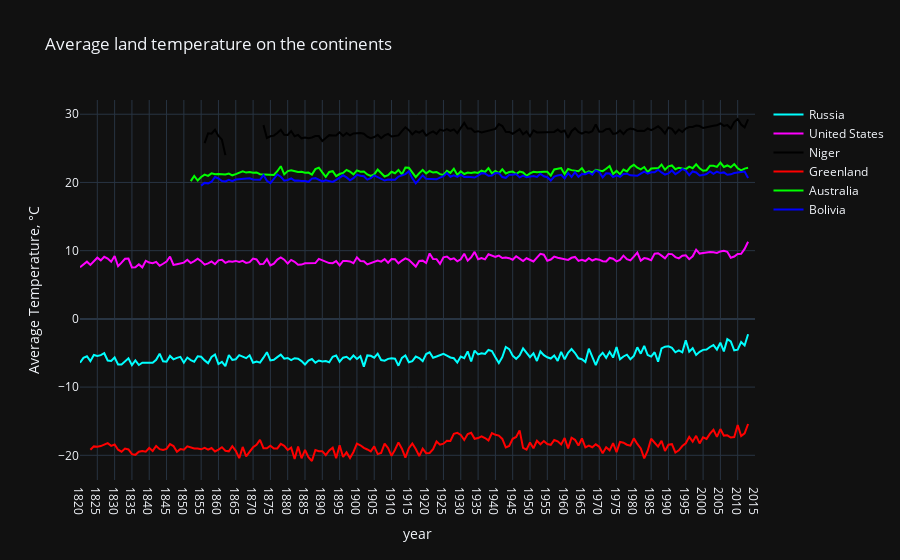

The cell this chart's notebook holds for it:
### Code cell
continent = ['Russia', 'United States', 'Niger', 'Greenland', 'Australia', 'Bolivia']
mean_temp_year_country = [ [0] * len(years[70:]) for i in range(len(continent))]
j = 0
for country in continent:
    all_temp_country = global_temp_country_clear[global_temp_country_clear['Country'] == country]
    i = 0
    for year in years[70:]:
        mean_temp_year_country[j][i] = all_temp_country[all_temp_country['dt'].apply(
                lambda x: x[:4]) == year]['AverageTemperature'].mean()
        i +=1
    j += 1

traces = []
colors = ['rgb(0, 255, 255)', 'rgb(255, 0, 255)', 'rgb(0, 0, 0)',
          'rgb(255, 0, 0)', 'rgb(0, 255, 0)', 'rgb(0, 0, 255)']
for i in range(len(continent)):
    traces.append(go.Scatter(
        x=years[70:],
        y=mean_temp_year_country[i],
        mode='lines',
        name=continent[i],
        line=dict(color=colors[i]),
    ))

layout = go.Layout(
    xaxis=dict(title='year'),
    yaxis=dict(title='Average Temperature, °C'),
    title='Average land temperature on the continents',)

fig = go.Figure(data=traces, layout=layout)
py.iplot(fig)

### Figure 1 — Plotly figure (JSON) as saved in the notebook; plotly's stock layout.template omitted (floating-point values rounded to 4 significant figures; data arrays with more than 128 entries replaced by an {"elided": "..."} marker saying what was removed)
{"data": [{"line": {"color": "rgb(0, 255, 255)"}, "mode": "lines", "name": "Russia", "x": {"elided": "196 str values"}, "y": {"elided": "196 float values"}, "type": "scatter"}, {"line": {"color": "rgb(255, 0, 255)"}, "mode": "lines", "name": "United States", "x": {"elided": "196 str values"}, "y": {"elided": "196 float values"}, "type": "scatter"}, {"line": {"color": "rgb(0, 0, 0)"}, "mode": "lines", "name": "Niger", "x": {"elided": "196 str values"}, "y": {"elided": "196 float values"}, "type": "scatter"}, {"line": {"color": "rgb(255, 0, 0)"}, "mode": "lines", "name": "Greenland", "x": {"elided": "196 str values"}, "y": {"elided": "196 float values"}, "type": "scatter"}, {"line": {"color": "rgb(0, 255, 0)"}, "mode": "lines", "name": "Australia", "x": {"elided": "196 str values"}, "y": {"elided": "196 float values"}, "type": "scatter"}, {"line": {"color": "rgb(0, 0, 255)"}, "mode": "lines", "name": "Bolivia", "x": {"elided": "196 str values"}, "y": {"elided": "196 float values"}, "type": "scatter"}], "layout": {"title": {"text": "Average land temperature on the continents"}, "xaxis": {"title": {"text": "year"}}, "yaxis": {"title": {"text": "Average Temperature, °C"}}}}
